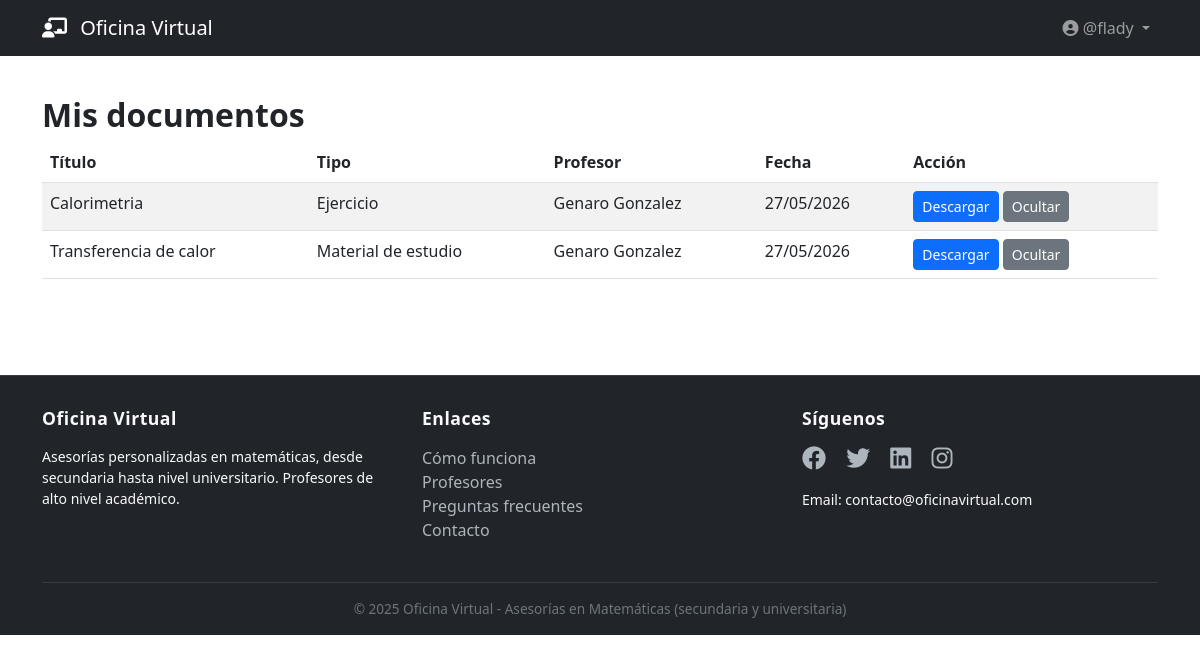
/consultations/documents/student/ (signed in), run on the app's committed database.
### accounts/models.py (models this page shows, shortened)
class User(AbstractUser):
    ROLE_CHOICES = (
        ('student', 'Estudiante'),
        ('teacher', 'Profesor'),
    )
    role = models.CharField(max_length=10, choices=ROLE_CHOICES, default='student')
    bio = models.TextField(blank=True)
    phone = models.CharField(max_length=20, blank=True)
    groups = models.ManyToManyField(
        'auth.Group',
        related_name='accounts_user_groups',
        blank=True,
        verbose_name='groups',
        help_text='The groups this user belongs to.'
    )
    user_permissions = models.ManyToManyField(
        'auth.Permission',
        related_name='accounts_user_permissions',
        blank=True,
        verbose_name='user permissions',
        help_text='Specific permissions for this user.'
    )

### consultations/models.py (models this page shows, shortened)
class Document(models.Model):
    DOCUMENT_TYPES = (
        ('material', 'Material de estudio'),
        ('exercise', 'Ejercicio'),
        ('submission', 'Entrega de estudiante'),
        ('feedback', 'Retroalimentación'),
    )
    title = models.CharField(max_length=200)
    file = models.FileField(upload_to='documents/')
    document_type = models.CharField(max_length=20, choices=DOCUMENT_TYPES)
    description = models.TextField(blank=True)
    uploaded_at = models.DateTimeField(auto_now_add=True)
    teacher = models.ForeignKey(settings.AUTH_USER_MODEL, on_delete=models.CASCADE, related_name='documents_created')
    student = models.ForeignKey(settings.AUTH_USER_MODEL, on_delete=models.CASCADE, null=True, blank=True, related_name='documents_received')
    consultation_request = models.ForeignKey(ConsultationRequest, on_delete=models.CASCADE, null=True, blank=True, related_name='documents')
    parent_document = models.ForeignKey('self', on_delete=models.CASCADE, null=True, blank=True)

### consultations/views.py (the view)
# urls.py: path('documents/student/', views.StudentDocumentsView.as_view(), name='student_documents'),
class StudentDocumentsView(LoginRequiredMixin, ListView):
    model = Document
    template_name = 'consultations/student_documents.html'
    context_object_name = 'documents'
    def get_queryset(self):
        teacher_ids = TeacherAssignment.objects.filter(student=self.request.user, is_active=True).values_list('teacher_id', flat=True)
        return Document.objects.filter(
            teacher_id__in=teacher_ids,
            document_type__in=['material', 'exercise']
        ).exclude(
            studentdocumentstatus__student=self.request.user,
            studentdocumentstatus__is_hidden=True
        ).order_by('-uploaded_at')

### templates/consultations/student_documents.html (shortened to what this page needs)
{% extends 'base.html' %}
{% block content %}
<h2>Mis documentos</h2>
{% if documents %}
    <table class="table table-striped">
        <thead>
            <tr>
                <th>Título</th>
                <th>Tipo</th>
                <th>Profesor</th>
                <th>Fecha</th>
                <th>Acción</th>
            </tr>
        </thead>
        <tbody>
            {% for doc in documents %}
                <tr>
                    <td>{{ doc.title }}</td>
                    <td>{{ doc.get_document_type_display }}</td>
                    <td>{{ doc.teacher.get_full_name|default:doc.teacher.username }}</td>
                    <td>{{ doc.uploaded_at|date:"d/m/Y" }}</td>
                    <td>
                        <a href="{% url 'consultations:download_document' doc.id %}" class="btn btn-sm btn-primary">Descargar</a>
                        <form method="post" action="{% url 'consultations:hide_document' doc.id %}" style="display:inline">
                            <button type="submit" class="btn btn-sm btn-secondary">Ocultar</button>
                        </form>
                    </td>
                </tr>
            {% endfor %}
        </tbody>
    </table>
{% else %}
    <p>No hay documentos disponibles.</p>
{% endif %}
{% endblock %}

### templates/base.html (shortened to what this page needs)
<!DOCTYPE html>
<html lang="es">
<head>
    <link href="https://cdn.jsdelivr.net/npm/bootstrap@5.3.0/dist/css/bootstrap.min.css" rel="stylesheet">
    <link rel="stylesheet" href="https://cdnjs.cloudflare.com/ajax/libs/font-awesome/6.4.0/css/all.min.css">
    {% load static %}
<link rel="stylesheet" href="{% static 'css/style.css' %}">
</head>
<body>
    <nav class="navbar navbar-expand-lg navbar-dark bg-dark">
        <div class="container">
            <a class="navbar-brand" href="/"><i class="fas fa-chalkboard-user"></i> Oficina Virtual</a>
            <div class="collapse navbar-collapse" id="navbarNav">
                <ul class="navbar-nav ms-auto">
                    {% if user.is_authenticated %}
                        <li class="nav-item dropdown">
                            <a class="nav-link dropdown-toggle" href="#" role="button" data-bs-toggle="dropdown">
                                <i class="fas fa-user-circle"></i> {{ user.username }}
                            </a>
                        </li>
                    {% else %}
                        <li class="nav-item"><a class="nav-link" href="{% url 'accounts:login' %}">Iniciar sesión</a></li>
                        <li class="nav-item"><a class="nav-link" href="{% url 'accounts:register' %}">Registrarse</a></li>
                    {% endif %}
                </ul>
            </div>
        </div>
    </nav>
    <main class="container my-4">
        {% block content %}{% endblock %}
    </main>
    <footer class="footer">
    <div class="container">
        <div class="row">
            <div class="col-md-4 mb-4 mb-md-0">
                <h5>Oficina Virtual</h5>
                <p class="small">Asesorías personalizadas en matemáticas, desde secundaria hasta nivel universitario. Profesores de alto nivel académico.</p>
            </div>
            <div class="col-md-4 mb-4 mb-md-0">
                <h5>Enlaces</h5>
                <ul class="list-unstyled">
                    <li><a href="#">Cómo funciona</a></li>
                    <li><a href="#">Profesores</a></li>
                    <li><a href="#">Preguntas frecuentes</a></li>
                    <li><a href="#">Contacto</a></li>
                </ul>
            </div>
            <div class="col-md-4">
                <h5>Síguenos</h5>
                <div class="social-icons">
                    <a href="#"><i class="fab fa-facebook"></i></a>
                    <a href="#"><i class="fab fa-twitter"></i></a>
                    <a href="#"><i class="fab fa-linkedin"></i></a>
                    <a href="#"><i class="fab fa-instagram"></i></a>
                </div>
                <p class="small mt-3">Email: contacto@oficinavirtual.com</p>
            </div>
        </div>
        <div class="copyright text-center">
            &copy; 2025 Oficina Virtual - Asesorías en Matemáticas (secundaria y universitaria)
        </div>
    </div>
</footer>
</body>
</html>

### static/css/style.css (style rules this page uses)
body { background-image: url('/static/images/myboard.png'); background-size: cover; background-repeat: no-repeat; background-position: center center; background-attachment: fixed; font-family: 'Segoe UI', Tahoma, Geneva, Verdana, sans-serif; position: relative; }
body::before { content: ""; position: fixed; top: 0; left: 0; width: 100%; height: 100%; background-color: rgba(255, 255, 255, 0.80); z-index: -1; }
h1, h2, h3, .display-5 { font-family: 'Merriweather', 'Segoe UI', serif; font-weight: 700; }
main.container { padding-top: 1rem; padding-bottom: 2rem; }
.navbar-brand i { margin-right: 8px; }
.footer { background-color: #212529; color: #f8f9fa; padding: 2rem 0 1rem 0; margin-top: 3rem; border-top: 1px solid rgba(255,255,255,0.1); }
.footer a { color: #adb5bd; text-decoration: none; transition: color 0.2s ease; }
.footer h5 { font-size: 1.1rem; margin-bottom: 1rem; font-weight: 600; letter-spacing: 0.5px; }
.footer .social-icons i { font-size: 1.5rem; margin-right: 1rem; transition: transform 0.2s; }
.footer .copyright { border-top: 1px solid rgba(255,255,255,0.1); padding-top: 1rem; margin-top: 1.5rem; font-size: 0.85rem; color: #6c757d; }
.btn-primary { background-color: #0d6efd; border-color: #0d6efd; }

### data on the page
User: username "@flady"
Document: title "Calorimetria", document_type "Ejercicio", teacher.get_full_name "Genaro Gonzalez", uploaded_at "27/05/2026"
Document: title "Transferencia de calor", document_type "Material de estudio", teacher.get_full_name "Genaro Gonzalez", uploaded_at "27/05/2026"
